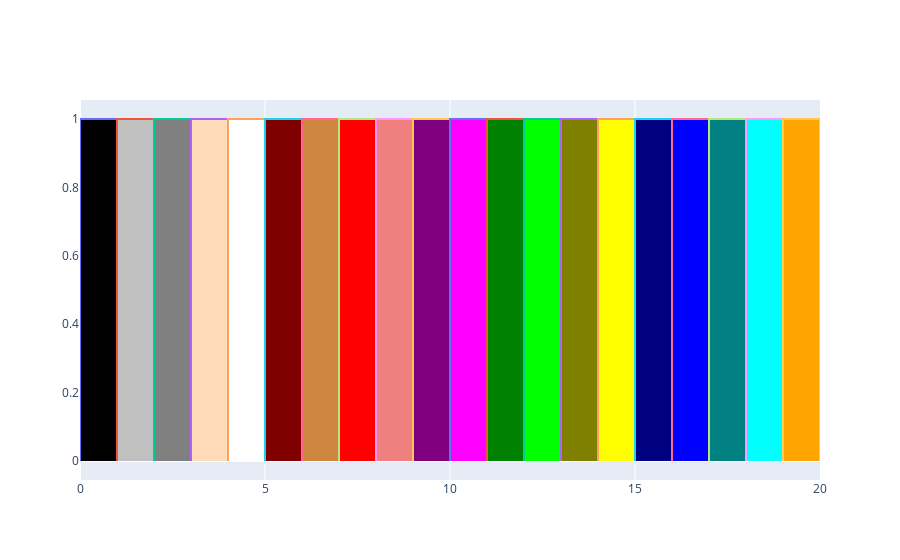

The notebook cell this image was saved under:
### Code cell
color_palette = {'black':      (0, 0, 0),
                 'silver':     (192, 192, 192),
                 'gray': 	   (128, 128, 128),
                 'beige':      (255, 218, 185),
                 'white': 	   (255, 255, 255),
                 'maroon': 	   (128, 0, 0),
                 'lightbrown': (205, 133, 63),
                 'red': 	   (255, 0, 0),
                 'lightred':   (240, 128, 128),
                 'purple': 	   (128, 0, 128),
                 'fuchsia':    (255, 0, 255),
                 'green': 	   (0, 128, 0),
                 'lime': 	   (0, 255, 0),
                 'olive': 	   (128, 128, 0),
                 'yellow': 	   (255, 255, 0),
                 'navy': 	   (0, 0, 128),
                 'blue': 	   (0, 0, 255),
                 'teal': 	   (0, 128, 128),
                 'aqua': 	   (0, 255, 255),
                 'orange':     (255, 165, 0)}


x = np.array([0,0,1,1])
y = np.array([0,1,1,0])

fig = go.Figure()


for i, color in enumerate(color_palette.items()):
    sc = go.Scatter(
            x=x, y=y, showlegend=False, name=color[0],
            fill='toself', mode='lines',
            fillcolor='rgb'+str(color[1])
         )
    fig.add_trace(sc)
    x += 1    

fig

### Figure 1 — Plotly figure (JSON) as saved in the notebook; plotly's stock layout.template omitted (floating-point values rounded to 4 significant figures)
{"data": [{"fill": "toself", "fillcolor": "rgb(0, 0, 0)", "mode": "lines", "name": "black", "showlegend": false, "type": "scatter", "x": [0, 0, 1, 1], "y": [0, 1, 1, 0]}, {"fill": "toself", "fillcolor": "rgb(192, 192, 192)", "mode": "lines", "name": "silver", "showlegend": false, "type": "scatter", "x": [1, 1, 2, 2], "y": [0, 1, 1, 0]}, {"fill": "toself", "fillcolor": "rgb(128, 128, 128)", "mode": "lines", "name": "gray", "showlegend": false, "type": "scatter", "x": [2, 2, 3, 3], "y": [0, 1, 1, 0]}, {"fill": "toself", "fillcolor": "rgb(255, 218, 185)", "mode": "lines", "name": "beige", "showlegend": false, "type": "scatter", "x": [3, 3, 4, 4], "y": [0, 1, 1, 0]}, {"fill": "toself", "fillcolor": "rgb(255, 255, 255)", "mode": "lines", "name": "white", "showlegend": false, "type": "scatter", "x": [4, 4, 5, 5], "y": [0, 1, 1, 0]}, {"fill": "toself", "fillcolor": "rgb(128, 0, 0)", "mode": "lines", "name": "maroon", "showlegend": false, "type": "scatter", "x": [5, 5, 6, 6], "y": [0, 1, 1, 0]}, {"fill": "toself", "fillcolor": "rgb(205, 133, 63)", "mode": "lines", "name": "lightbrown", "showlegend": false, "type": "scatter", "x": [6, 6, 7, 7], "y": [0, 1, 1, 0]}, {"fill": "toself", "fillcolor": "rgb(255, 0, 0)", "mode": "lines", "name": "red", "showlegend": false, "type": "scatter", "x": [7, 7, 8, 8], "y": [0, 1, 1, 0]}, {"fill": "toself", "fillcolor": "rgb(240, 128, 128)", "mode": "lines", "name": "lightred", "showlegend": false, "type": "scatter", "x": [8, 8, 9, 9], "y": [0, 1, 1, 0]}, {"fill": "toself", "fillcolor": "rgb(128, 0, 128)", "mode": "lines", "name": "purple", "showlegend": false, "type": "scatter", "x": [9, 9, 10, 10], "y": [0, 1, 1, 0]}, {"fill": "toself", "fillcolor": "rgb(255, 0, 255)", "mode": "lines", "name": "fuchsia", "showlegend": false, "type": "scatter", "x": [10, 10, 11, 11], "y": [0, 1, 1, 0]}, {"fill": "toself", "fillcolor": "rgb(0, 128, 0)", "mode": "lines", "name": "green", "showlegend": false, "type": "scatter", "x": [11, 11, 12, 12], "y": [0, 1, 1, 0]}, {"fill": "toself", "fillcolor": "rgb(0, 255, 0)", "mode": "lines", "name": "lime", "showlegend": false, "type": "scatter", "x": [12, 12, 13, 13], "y": [0, 1, 1, 0]}, {"fill": "toself", "fillcolor": "rgb(128, 128, 0)", "mode": "lines", "name": "olive", "showlegend": false, "type": "scatter", "x": [13, 13, 14, 14], "y": [0, 1, 1, 0]}, {"fill": "toself", "fillcolor": "rgb(255, 255, 0)", "mode": "lines", "name": "yellow", "showlegend": false, "type": "scatter", "x": [14, 14, 15, 15], "y": [0, 1, 1, 0]}, {"fill": "toself", "fillcolor": "rgb(0, 0, 128)", "mode": "lines", "name": "navy", "showlegend": false, "type": "scatter", "x": [15, 15, 16, 16], "y": [0, 1, 1, 0]}, {"fill": "toself", "fillcolor": "rgb(0, 0, 255)", "mode": "lines", "name": "blue", "showlegend": false, "type": "scatter", "x": [16, 16, 17, 17], "y": [0, 1, 1, 0]}, {"fill": "toself", "fillcolor": "rgb(0, 128, 128)", "mode": "lines", "name": "teal", "showlegend": false, "type": "scatter", "x": [17, 17, 18, 18], "y": [0, 1, 1, 0]}, {"fill": "toself", "fillcolor": "rgb(0, 255, 255)", "mode": "lines", "name": "aqua", "showlegend": false, "type": "scatter", "x": [18, 18, 19, 19], "y": [0, 1, 1, 0]}, {"fill": "toself", "fillcolor": "rgb(255, 165, 0)", "mode": "lines", "name": "orange", "showlegend": false, "type": "scatter", "x": [19, 19, 20, 20], "y": [0, 1, 1, 0]}], "layout": {}}
